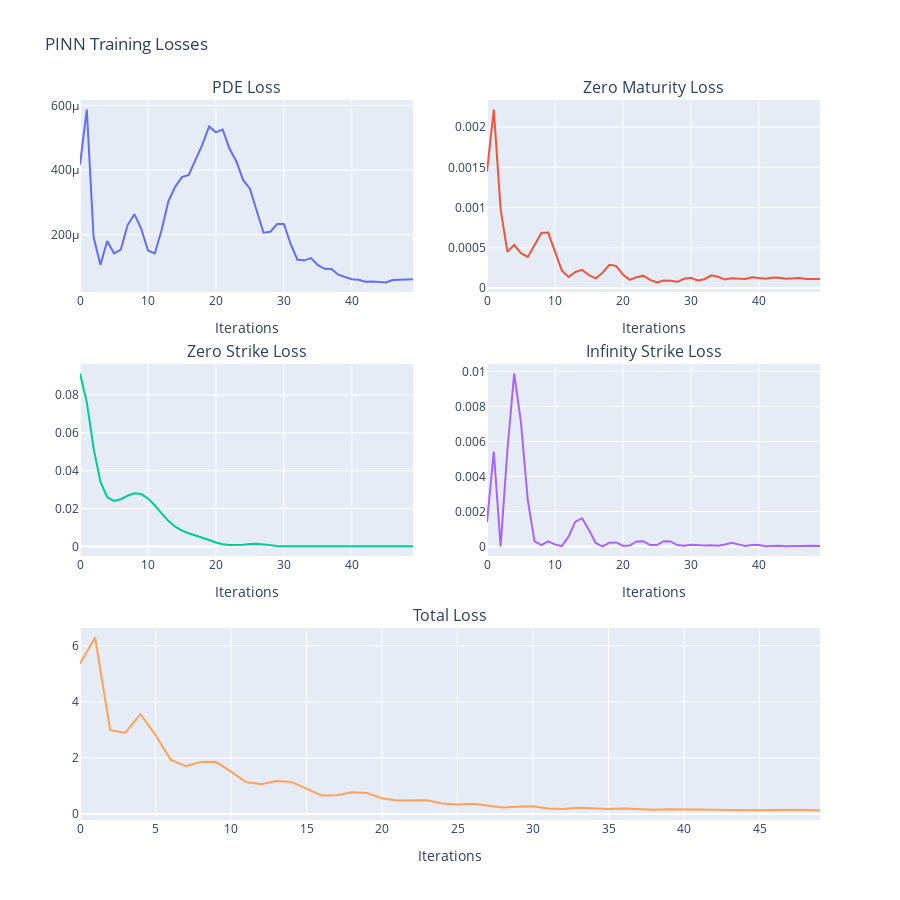

Notebook source saved alongside this figure:
### Code cell
loss_history = pd.DataFrame(trainer.pre_train_loss_history)

# Create a subplot figure with 2x2 grid for individual losses, and a third row spanning the entire width for total loss
fig = make_subplots(
    rows=3, cols=2,
    subplot_titles=("PDE Loss", "Zero Maturity Loss", "Zero Strike Loss", "Infinity Strike Loss", "Total Loss"),
    specs=[[{'type': 'scatter'}, {'type': 'scatter'}],
           [{'type': 'scatter'}, {'type': 'scatter'}],
           [{'colspan': 2, 'type': 'scatter'}, None]],
    vertical_spacing=0.1,
    horizontal_spacing=0.1
)

# Add traces for individual losses
fig.add_trace(go.Scatter(x=loss_history.index, y=loss_history["PDE Loss"], mode="lines", name="PDE Loss"), row=1, col=1)
fig.add_trace(go.Scatter(x=loss_history.index, y=loss_history["Zero Maturity Loss"], mode="lines", name="Zero Maturity Loss"), row=1, col=2)
fig.add_trace(go.Scatter(x=loss_history.index, y=loss_history["Zero Strike Loss"], mode="lines", name="Zero Strike Loss"), row=2, col=1)
fig.add_trace(go.Scatter(x=loss_history.index, y=loss_history["Infinity Strike Loss"], mode="lines", name="Infinity Strike Loss"), row=2, col=2)

# Add a trace for the total loss spanning the entire third row
fig.add_trace(go.Scatter(x=loss_history.index, y=loss_history["Total Loss"], mode="lines", name="Total Loss"), row=3, col=1)

# Update the layout to include 'Iterations' as the x-axis name for each subplot
fig.update_xaxes(title_text="Iterations", row=1, col=1)
fig.update_xaxes(title_text="Iterations", row=1, col=2)
fig.update_xaxes(title_text="Iterations", row=2, col=1)
fig.update_xaxes(title_text="Iterations", row=2, col=2)
fig.update_xaxes(title_text="Iterations", row=3, col=1)  # The third row spans two columns

# Update the layout
fig.update_layout(height=900, width=900, title_text="PINN Training Losses", showlegend=False)

# Show the plot
fig.show()

### Figure 1 — Plotly figure (JSON) as saved in the notebook; plotly's stock layout.template omitted (floating-point values rounded to 4 significant figures)
{"data": [{"mode": "lines", "name": "PDE Loss", "type": "scatter", "x": [0, 1, 2, 3, 4, 5, 6, 7, 8, 9, 10, 11, 12, 13, 14, 15, 16, 17, 18, 19, 20, 21, 22, 23, 24, 25, 26, 27, 28, 29, 30, 31, 32, 33, 34, 35, 36, 37, 38, 39, 40, 41, 42, 43, 44, 45, 46, 47, 48, 49], "xaxis": "x", "y": [0.0004171, 0.0005872, 0.0001924, 0.0001063, 0.0001804, 0.000142, 0.0001536, 0.0002295, 0.0002632, 0.0002185, 0.0001508, 0.0001417, 0.0002136, 0.0003029, 0.0003481, 0.000378, 0.0003851, 0.0004334, 0.0004788, 0.0005349, 0.0005166, 0.0005251, 0.0004656, 0.0004274, 0.0003694, 0.000342, 0.0002753, 0.0002059, 0.000209, 0.000233, 0.0002327, 0.0001705, 0.0001221, 0.0001203, 0.0001273, 0.0001055, 9.399e-05, 9.32e-05, 7.583e-05, 6.774e-05, 6.16e-05, 6.019e-05, 5.415e-05, 5.455e-05, 5.426e-05, 5.198e-05, 5.961e-05, 5.95e-05, 6.08e-05, 6.177e-05], "yaxis": "y"}, {"mode": "lines", "name": "Zero Maturity Loss", "type": "scatter", "x": [0, 1, 2, 3, 4, 5, 6, 7, 8, 9, 10, 11, 12, 13, 14, 15, 16, 17, 18, 19, 20, 21, 22, 23, 24, 25, 26, 27, 28, 29, 30, 31, 32, 33, 34, 35, 36, 37, 38, 39, 40, 41, 42, 43, 44, 45, 46, 47, 48, 49], "xaxis": "x2", "y": [0.001448, 0.002218, 0.0009837, 0.0004506, 0.0005344, 0.0004342, 0.0003872, 0.0005277, 0.0006848, 0.0006898, 0.0004652, 0.0002202, 0.0001376, 0.0001997, 0.0002269, 0.0001611, 0.0001202, 0.0001912, 0.0002898, 0.0002758, 0.000167, 0.0001022, 0.0001353, 0.0001543, 0.0001009, 7.048e-05, 9.464e-05, 9.119e-05, 7.786e-05, 0.0001156, 0.0001286, 9.486e-05, 0.0001103, 0.0001584, 0.0001412, 0.0001058, 0.000121, 0.000118, 0.0001131, 0.0001352, 0.0001293, 0.0001167, 0.000132, 0.0001291, 0.0001151, 0.0001253, 0.0001265, 0.000112, 0.0001157, 0.0001137], "yaxis": "y2"}, {"mode": "lines", "name": "Zero Strike Loss", "type": "scatter", "x": [0, 1, 2, 3, 4, 5, 6, 7, 8, 9, 10, 11, 12, 13, 14, 15, 16, 17, 18, 19, 20, 21, 22, 23, 24, 25, 26, 27, 28, 29, 30, 31, 32, 33, 34, 35, 36, 37, 38, 39, 40, 41, 42, 43, 44, 45, 46, 47, 48, 49], "xaxis": "x3", "y": [0.09133, 0.07616, 0.05192, 0.03426, 0.02601, 0.02404, 0.02492, 0.0268, 0.0281, 0.02766, 0.02537, 0.02174, 0.01751, 0.01351, 0.01041, 0.008305, 0.006939, 0.00587, 0.004723, 0.003384, 0.002096, 0.001163, 0.0007214, 0.0006747, 0.0009076, 0.001243, 0.001367, 0.001069, 0.0005601, 0.0002036, 7.938e-05, 6.039e-05, 6.993e-05, 6.589e-05, 3.597e-05, 1.997e-05, 2.414e-05, 3.967e-05, 9.837e-05, 0.0001721, 0.0001742, 0.0001092, 5.122e-05, 2.572e-05, 1.685e-05, 9.46e-06, 3.728e-06, 1.804e-05, 3.922e-05, 3.161e-05], "yaxis": "y3"}, {"mode": "lines", "name": "Infinity Strike Loss", "type": "scatter", "x": [0, 1, 2, 3, 4, 5, 6, 7, 8, 9, 10, 11, 12, 13, 14, 15, 16, 17, 18, 19, 20, 21, 22, 23, 24, 25, 26, 27, 28, 29, 30, 31, 32, 33, 34, 35, 36, 37, 38, 39, 40, 41, 42, 43, 44, 45, 46, 47, 48, 49], "xaxis": "x4", "y": [0.0014, 0.005424, 1.05e-05, 0.005505, 0.00987, 0.007071, 0.002643, 0.0002996, 7.871e-05, 0.0003022, 0.0001257, 2.392e-05, 0.0005666, 0.001422, 0.001614, 0.0009536, 0.0002011, 1.315e-05, 0.0002167, 0.0002372, 4.661e-05, 5.619e-05, 0.0002893, 0.0003082, 8.773e-05, 8.325e-05, 0.000307, 0.0002956, 8.85e-05, 4.809e-05, 9.867e-05, 6.075e-05, 5.525e-05, 8.188e-05, 5.389e-05, 0.0001187, 0.0002135, 0.0001251, 3.459e-05, 8.822e-05, 8.382e-05, 2.508e-05, 4.456e-05, 4.732e-05, 1.901e-05, 3.117e-05, 2.359e-05, 1.733e-05, 4.462e-05, 2.692e-05], "yaxis": "y4"}, {"mode": "lines", "name": "Total Loss", "type": "scatter", "x": [0, 1, 2, 3, 4, 5, 6, 7, 8, 9, 10, 11, 12, 13, 14, 15, 16, 17, 18, 19, 20, 21, 22, 23, 24, 25, 26, 27, 28, 29, 30, 31, 32, 33, 34, 35, 36, 37, 38, 39, 40, 41, 42, 43, 44, 45, 46, 47, 48, 49], "xaxis": "x5", "y": [5.363, 6.287, 2.991, 2.901, 3.559, 2.816, 1.935, 1.703, 1.859, 1.861, 1.51, 1.142, 1.063, 1.181, 1.147, 0.8975, 0.6642, 0.6721, 0.7753, 0.7512, 0.5626, 0.4809, 0.4976, 0.4898, 0.3747, 0.3451, 0.3708, 0.3087, 0.2383, 0.2617, 0.2771, 0.2013, 0.1815, 0.2239, 0.2079, 0.1778, 0.2015, 0.1816, 0.1506, 0.1767, 0.1672, 0.1419, 0.1518, 0.1492, 0.1318, 0.1407, 0.1448, 0.1325, 0.1426, 0.1377], "yaxis": "y5"}], "layout": {"annotations": [{"font": {"size": 16}, "showarrow": false, "text": "PDE Loss", "x": 0.225, "xanchor": "center", "xref": "paper", "y": 1, "yanchor": "bottom", "yref": "paper"}, {"font": {"size": 16}, "showarrow": false, "text": "Zero Maturity Loss", "x": 0.775, "xanchor": "center", "xref": "paper", "y": 1, "yanchor": "bottom", "yref": "paper"}, {"font": {"size": 16}, "showarrow": false, "text": "Zero Strike Loss", "x": 0.225, "xanchor": "center", "xref": "paper", "y": 0.6333, "yanchor": "bottom", "yref": "paper"}, {"font": {"size": 16}, "showarrow": false, "text": "Infinity Strike Loss", "x": 0.775, "xanchor": "center", "xref": "paper", "y": 0.6333, "yanchor": "bottom", "yref": "paper"}, {"font": {"size": 16}, "showarrow": false, "text": "Total Loss", "x": 0.5, "xanchor": "center", "xref": "paper", "y": 0.2667, "yanchor": "bottom", "yref": "paper"}], "height": 900, "showlegend": false, "title": {"text": "PINN Training Losses"}, "width": 900, "xaxis": {"anchor": "y", "domain": [0, 0.45], "title": {"text": "Iterations"}}, "xaxis2": {"anchor": "y2", "domain": [0.55, 1], "title": {"text": "Iterations"}}, "xaxis3": {"anchor": "y3", "domain": [0, 0.45], "title": {"text": "Iterations"}}, "xaxis4": {"anchor": "y4", "domain": [0.55, 1], "title": {"text": "Iterations"}}, "xaxis5": {"anchor": "y5", "domain": [0, 1], "title": {"text": "Iterations"}}, "yaxis": {"anchor": "x", "domain": [0.7333, 1]}, "yaxis2": {"anchor": "x2", "domain": [0.7333, 1]}, "yaxis3": {"anchor": "x3", "domain": [0.3667, 0.6333]}, "yaxis4": {"anchor": "x4", "domain": [0.3667, 0.6333]}, "yaxis5": {"anchor": "x5", "domain": [0, 0.2667]}}}
